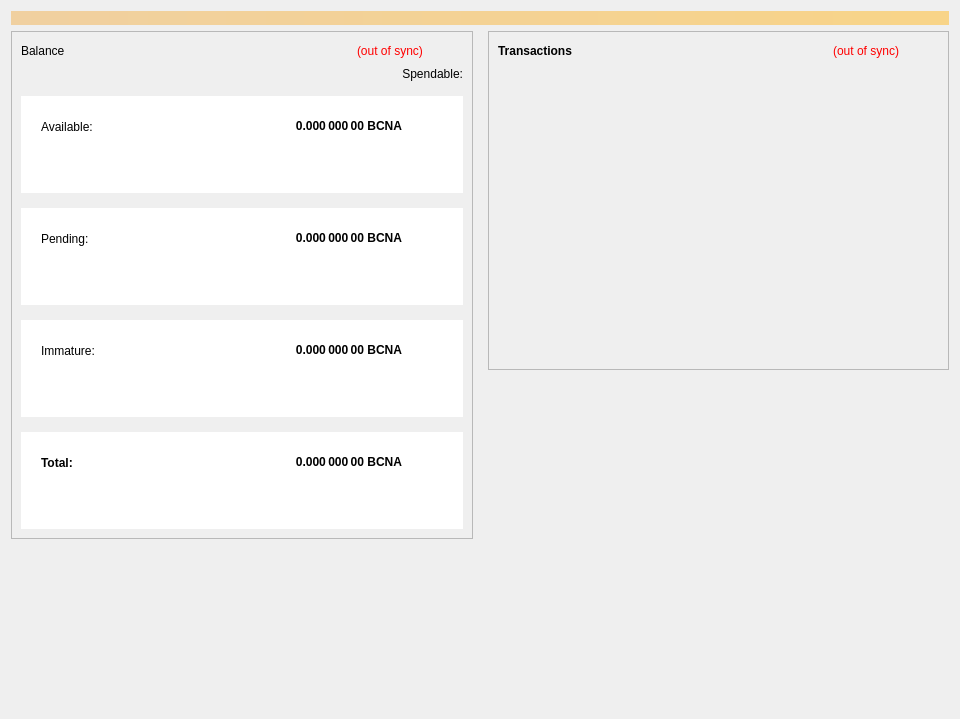
<?xml version="1.0" encoding="UTF-8"?>
<ui version="4.0">
 <class>OverviewPage</class>
 <widget class="QWidget" name="OverviewPage">
  <property name="geometry">
   <rect>
    <x>0</x>
    <y>0</y>
    <width>960</width>
    <height>719</height>
   </rect>
  </property>
  <property name="minimumSize">
   <size>
    <width>955</width>
    <height>0</height>
   </size>
  </property>
  <property name="windowTitle">
   <string>Form</string>
  </property>
  <layout class="QVBoxLayout" name="topLayout">
   <item>
    <widget class="QLabel" name="labelAlerts">
     <property name="visible">
      <bool>false</bool>
     </property>
     <property name="styleSheet">
      <string notr="true">background-color: qlineargradient(x1: 0, y1: 0, x2: 1, y2: 0, stop:0 #F0D0A0, stop:1 #F8D488); color:#000000;</string>
     </property>
     <property name="wordWrap">
      <bool>true</bool>
     </property>
     <property name="margin">
      <number>3</number>
     </property>
    </widget>
   </item>
   <item>
    <layout class="QHBoxLayout" name="horizontalLayout2" stretch="1,1">
     <property name="spacing">
      <number>15</number>
     </property>
     <item>
      <layout class="QVBoxLayout" name="verticalLayout_2" stretch="3,1">
       <property name="spacing">
        <number>6</number>
       </property>
       <item>
        <widget class="QFrame" name="overviewFrame">
         <property name="frameShape">
          <enum>QFrame::StyledPanel</enum>
         </property>
         <property name="frameShadow">
          <enum>QFrame::Raised</enum>
         </property>
         <layout class="QVBoxLayout" name="verticalLayout_4">
          <item>
           <layout class="QHBoxLayout" name="horizontalLayout_4" stretch="1,0,0">
            <item>
             <widget class="QLabel" name="label_5">
              <property name="styleSheet">
               <string notr="true">margin-left:-12px;</string>
              </property>
              <property name="lineWidth">
               <number>1</number>
              </property>
              <property name="text">
               <string>Balance</string>
              </property>
             </widget>
            </item>
            <item>
             <widget class="QLabel" name="labelWalletStatus">
              <property name="cursor">
               <cursorShape>WhatsThisCursor</cursorShape>
              </property>
              <property name="toolTip">
               <string>The displayed information may be out of date. Your wallet automatically synchronizes with the BCNA network after a connection is established, but this process has not completed yet.</string>
              </property>
              <property name="styleSheet">
               <string notr="true">QLabel { color: red; }</string>
              </property>
              <property name="text">
               <string notr="true">(out of sync)</string>
              </property>
              <property name="alignment">
               <set>Qt::AlignLeading|Qt::AlignLeft|Qt::AlignVCenter</set>
              </property>
             </widget>
            </item>
            <item>
             <spacer name="horizontalSpacer_3">
              <property name="orientation">
               <enum>Qt::Horizontal</enum>
              </property>
              <property name="sizeHint" stdset="0">
               <size>
                <width>40</width>
                <height>20</height>
               </size>
              </property>
             </spacer>
            </item>
           </layout>
          </item>
          <item>
           <layout class="QVBoxLayout" name="verticalLayout_5">
            <property name="spacing">
             <number>15</number>
            </property>
            <item>
             <widget class="QLabel" name="labelSpendable">
              <property name="text">
               <string>Spendable:</string>
              </property>
              <property name="alignment">
               <set>Qt::AlignRight|Qt::AlignTrailing|Qt::AlignVCenter</set>
              </property>
             </widget>
            </item>
            <item>
             <widget class="QWidget" name="availableWidget" native="true">
              <property name="sizePolicy">
               <sizepolicy hsizetype="MinimumExpanding" vsizetype="Expanding">
                <horstretch>0</horstretch>
                <verstretch>0</verstretch>
               </sizepolicy>
              </property>
              <property name="minimumSize">
               <size>
                <width>300</width>
                <height>60</height>
               </size>
              </property>
              <property name="autoFillBackground">
               <bool>false</bool>
              </property>
              <property name="styleSheet">
               <string notr="true">background-color:white;</string>
              </property>
              <widget class="QWidget" name="layoutWidget">
               <property name="geometry">
                <rect>
                 <x>20</x>
                 <y>10</y>
                 <width>361</width>
                 <height>41</height>
                </rect>
               </property>
               <layout class="QHBoxLayout" name="availableHorizontalLayout_5" stretch="1,2">
                <property name="spacing">
                 <number>0</number>
                </property>
                <property name="sizeConstraint">
                 <enum>QLayout::SetMaximumSize</enum>
                </property>
                <item>
                 <widget class="QLabel" name="labelBalanceText">
                  <property name="autoFillBackground">
                   <bool>false</bool>
                  </property>
                  <property name="text">
                   <string>Available:</string>
                  </property>
                 </widget>
                </item>
                <item>
                 <widget class="QLabel" name="labelBalance">
                  <property name="sizePolicy">
                   <sizepolicy hsizetype="Preferred" vsizetype="Preferred">
                    <horstretch>0</horstretch>
                    <verstretch>0</verstretch>
                   </sizepolicy>
                  </property>
                  <property name="minimumSize">
                   <size>
                    <width>0</width>
                    <height>0</height>
                   </size>
                  </property>
                  <property name="font">
                   <font>
                    <weight>75</weight>
                    <bold>true</bold>
                   </font>
                  </property>
                  <property name="cursor">
                   <cursorShape>IBeamCursor</cursorShape>
                  </property>
                  <property name="toolTip">
                   <string>Your current spendable balance</string>
                  </property>
                  <property name="styleSheet">
                   <string notr="true"/>
                  </property>
                  <property name="text">
                   <string notr="true">0.000 000 00 BCNA</string>
                  </property>
                  <property name="alignment">
                   <set>Qt::AlignRight|Qt::AlignTrailing|Qt::AlignVCenter</set>
                  </property>
                  <property name="textInteractionFlags">
                   <set>Qt::TextBrowserInteraction</set>
                  </property>
                 </widget>
                </item>
               </layout>
              </widget>
             </widget>
            </item>
            <item>
             <widget class="QWidget" name="pendingWidget" native="true">
              <property name="sizePolicy">
               <sizepolicy hsizetype="MinimumExpanding" vsizetype="Expanding">
                <horstretch>0</horstretch>
                <verstretch>0</verstretch>
               </sizepolicy>
              </property>
              <property name="minimumSize">
               <size>
                <width>300</width>
                <height>60</height>
               </size>
              </property>
              <property name="layoutDirection">
               <enum>Qt::LeftToRight</enum>
              </property>
              <property name="styleSheet">
               <string notr="true">background-color:#FFF</string>
              </property>
              <widget class="QWidget" name="horizontalLayoutWidget_2">
               <property name="geometry">
                <rect>
                 <x>20</x>
                 <y>10</y>
                 <width>361</width>
                 <height>41</height>
                </rect>
               </property>
               <layout class="QHBoxLayout" name="pendingHorizontalLayout" stretch="1,2">
                <property name="sizeConstraint">
                 <enum>QLayout::SetMaximumSize</enum>
                </property>
                <item>
                 <widget class="QLabel" name="labelPendingText">
                  <property name="acceptDrops">
                   <bool>false</bool>
                  </property>
                  <property name="text">
                   <string>Pending:</string>
                  </property>
                  <property name="textInteractionFlags">
                   <set>Qt::NoTextInteraction</set>
                  </property>
                 </widget>
                </item>
                <item>
                 <widget class="QLabel" name="labelUnconfirmed">
                  <property name="font">
                   <font>
                    <weight>75</weight>
                    <bold>true</bold>
                   </font>
                  </property>
                  <property name="cursor">
                   <cursorShape>IBeamCursor</cursorShape>
                  </property>
                  <property name="toolTip">
                   <string>Total of transactions that have yet to be confirmed, and do not yet count toward the spendable balance</string>
                  </property>
                  <property name="text">
                   <string notr="true">0.000 000 00 BCNA</string>
                  </property>
                  <property name="alignment">
                   <set>Qt::AlignRight|Qt::AlignTrailing|Qt::AlignVCenter</set>
                  </property>
                  <property name="textInteractionFlags">
                   <set>Qt::TextBrowserInteraction</set>
                  </property>
                 </widget>
                </item>
               </layout>
              </widget>
             </widget>
            </item>
            <item>
             <widget class="QWidget" name="immatureWidget" native="true">
              <property name="sizePolicy">
               <sizepolicy hsizetype="MinimumExpanding" vsizetype="Expanding">
                <horstretch>0</horstretch>
                <verstretch>0</verstretch>
               </sizepolicy>
              </property>
              <property name="minimumSize">
               <size>
                <width>300</width>
                <height>60</height>
               </size>
              </property>
              <property name="autoFillBackground">
               <bool>false</bool>
              </property>
              <property name="styleSheet">
               <string notr="true">background-color:#FFF</string>
              </property>
              <widget class="QWidget" name="horizontalLayoutWidget_3">
               <property name="geometry">
                <rect>
                 <x>20</x>
                 <y>10</y>
                 <width>361</width>
                 <height>41</height>
                </rect>
               </property>
               <layout class="QHBoxLayout" name="immatureHorizontalLayout" stretch="1,2">
                <property name="sizeConstraint">
                 <enum>QLayout::SetMaximumSize</enum>
                </property>
                <item>
                 <widget class="QLabel" name="labelImmatureText">
                  <property name="text">
                   <string>Immature:</string>
                  </property>
                 </widget>
                </item>
                <item>
                 <widget class="QLabel" name="labelImmature">
                  <property name="font">
                   <font>
                    <weight>75</weight>
                    <bold>true</bold>
                   </font>
                  </property>
                  <property name="cursor">
                   <cursorShape>IBeamCursor</cursorShape>
                  </property>
                  <property name="toolTip">
                   <string>Staked or masternode rewards that has not yet matured</string>
                  </property>
                  <property name="autoFillBackground">
                   <bool>false</bool>
                  </property>
                  <property name="text">
                   <string notr="true">0.000 000 00 BCNA</string>
                  </property>
                  <property name="alignment">
                   <set>Qt::AlignRight|Qt::AlignTrailing|Qt::AlignVCenter</set>
                  </property>
                  <property name="textInteractionFlags">
                   <set>Qt::TextBrowserInteraction</set>
                  </property>
                 </widget>
                </item>
               </layout>
              </widget>
             </widget>
            </item>
            <item>
             <widget class="QWidget" name="totalWidget" native="true">
              <property name="sizePolicy">
               <sizepolicy hsizetype="MinimumExpanding" vsizetype="Expanding">
                <horstretch>0</horstretch>
                <verstretch>0</verstretch>
               </sizepolicy>
              </property>
              <property name="minimumSize">
               <size>
                <width>300</width>
                <height>60</height>
               </size>
              </property>
              <property name="styleSheet">
               <string notr="true">background-color:white;</string>
              </property>
              <widget class="QWidget" name="horizontalLayoutWidget_4">
               <property name="geometry">
                <rect>
                 <x>20</x>
                 <y>10</y>
                 <width>361</width>
                 <height>41</height>
                </rect>
               </property>
               <layout class="QHBoxLayout" name="totalHorizontalLayout" stretch="1,2">
                <property name="sizeConstraint">
                 <enum>QLayout::SetMaximumSize</enum>
                </property>
                <item>
                 <widget class="QLabel" name="labelTotalText">
                  <property name="styleSheet">
                   <string notr="true">font-weight:600;</string>
                  </property>
                  <property name="text">
                   <string>Total:</string>
                  </property>
                 </widget>
                </item>
                <item>
                 <widget class="QLabel" name="labelTotal">
                  <property name="sizePolicy">
                   <sizepolicy hsizetype="Preferred" vsizetype="Preferred">
                    <horstretch>0</horstretch>
                    <verstretch>0</verstretch>
                   </sizepolicy>
                  </property>
                  <property name="font">
                   <font>
                    <weight>75</weight>
                    <bold>true</bold>
                   </font>
                  </property>
                  <property name="cursor">
                   <cursorShape>IBeamCursor</cursorShape>
                  </property>
                  <property name="toolTip">
                   <string>Your current total balance</string>
                  </property>
                  <property name="styleSheet">
                   <string notr="true">font-weight:600;</string>
                  </property>
                  <property name="text">
                   <string notr="true">0.000 000 00 BCNA</string>
                  </property>
                  <property name="alignment">
                   <set>Qt::AlignRight|Qt::AlignTrailing|Qt::AlignVCenter</set>
                  </property>
                  <property name="textInteractionFlags">
                   <set>Qt::TextBrowserInteraction</set>
                  </property>
                 </widget>
                </item>
               </layout>
              </widget>
             </widget>
            </item>
           </layout>
          </item>
         </layout>
        </widget>
       </item>
       <item>
        <spacer name="verticalSpacer">
         <property name="orientation">
          <enum>Qt::Vertical</enum>
         </property>
         <property name="sizeHint" stdset="0">
          <size>
           <width>20</width>
           <height>40</height>
          </size>
         </property>
        </spacer>
       </item>
      </layout>
     </item>
     <item>
      <layout class="QVBoxLayout" name="verticalLayout_3">
       <item>
        <widget class="QFrame" name="frame_2">
         <property name="frameShape">
          <enum>QFrame::StyledPanel</enum>
         </property>
         <property name="frameShadow">
          <enum>QFrame::Raised</enum>
         </property>
         <layout class="QVBoxLayout" name="verticalLayout">
          <item>
           <layout class="QHBoxLayout" name="horizontalLayout_2" stretch="1,0,0">
            <item>
             <widget class="QLabel" name="label_4">
              <property name="font">
               <font>
                <weight>75</weight>
                <bold>true</bold>
               </font>
              </property>
              <property name="text">
               <string>Transactions</string>
              </property>
             </widget>
            </item>
            <item>
             <widget class="QLabel" name="labelTransactionsStatus">
              <property name="cursor">
               <cursorShape>WhatsThisCursor</cursorShape>
              </property>
              <property name="toolTip">
               <string>The displayed information may be out of date. Your wallet automatically synchronizes with the BCNA network after a connection is established, but this process has not completed yet.</string>
              </property>
              <property name="styleSheet">
               <string notr="true">QLabel { color: red; }</string>
              </property>
              <property name="text">
               <string notr="true">(out of sync)</string>
              </property>
              <property name="alignment">
               <set>Qt::AlignRight|Qt::AlignTrailing|Qt::AlignVCenter</set>
              </property>
             </widget>
            </item>
            <item>
             <spacer name="horizontalSpacer">
              <property name="orientation">
               <enum>Qt::Horizontal</enum>
              </property>
              <property name="sizeHint" stdset="0">
               <size>
                <width>40</width>
                <height>20</height>
               </size>
              </property>
             </spacer>
            </item>
           </layout>
          </item>
          <item>
           <widget class="QListView" name="listTransactions">
            <property name="autoFillBackground">
             <bool>false</bool>
            </property>
            <property name="styleSheet">
             <string notr="true">QListView { background: transparent; }</string>
            </property>
            <property name="frameShape">
             <enum>QFrame::NoFrame</enum>
            </property>
            <property name="lineWidth">
             <number>1</number>
            </property>
            <property name="verticalScrollBarPolicy">
             <enum>Qt::ScrollBarAlwaysOff</enum>
            </property>
            <property name="horizontalScrollBarPolicy">
             <enum>Qt::ScrollBarAlwaysOff</enum>
            </property>
            <property name="alternatingRowColors">
             <bool>false</bool>
            </property>
            <property name="selectionMode">
             <enum>QAbstractItemView::NoSelection</enum>
            </property>
            <property name="layoutMode">
             <enum>QListView::SinglePass</enum>
            </property>
            <property name="spacing">
             <number>0</number>
            </property>
            <property name="viewMode">
             <enum>QListView::ListMode</enum>
            </property>
            <property name="modelColumn">
             <number>0</number>
            </property>
            <property name="uniformItemSizes">
             <bool>false</bool>
            </property>
            <property name="selectionRectVisible">
             <bool>false</bool>
            </property>
           </widget>
          </item>
         </layout>
        </widget>
       </item>
       <item>
        <spacer name="verticalSpacer_2">
         <property name="orientation">
          <enum>Qt::Vertical</enum>
         </property>
         <property name="sizeType">
          <enum>QSizePolicy::Expanding</enum>
         </property>
         <property name="sizeHint" stdset="0">
          <size>
           <width>20</width>
           <height>40</height>
          </size>
         </property>
        </spacer>
       </item>
      </layout>
     </item>
    </layout>
   </item>
  </layout>
 </widget>
 <resources/>
 <connections/>
</ui>
